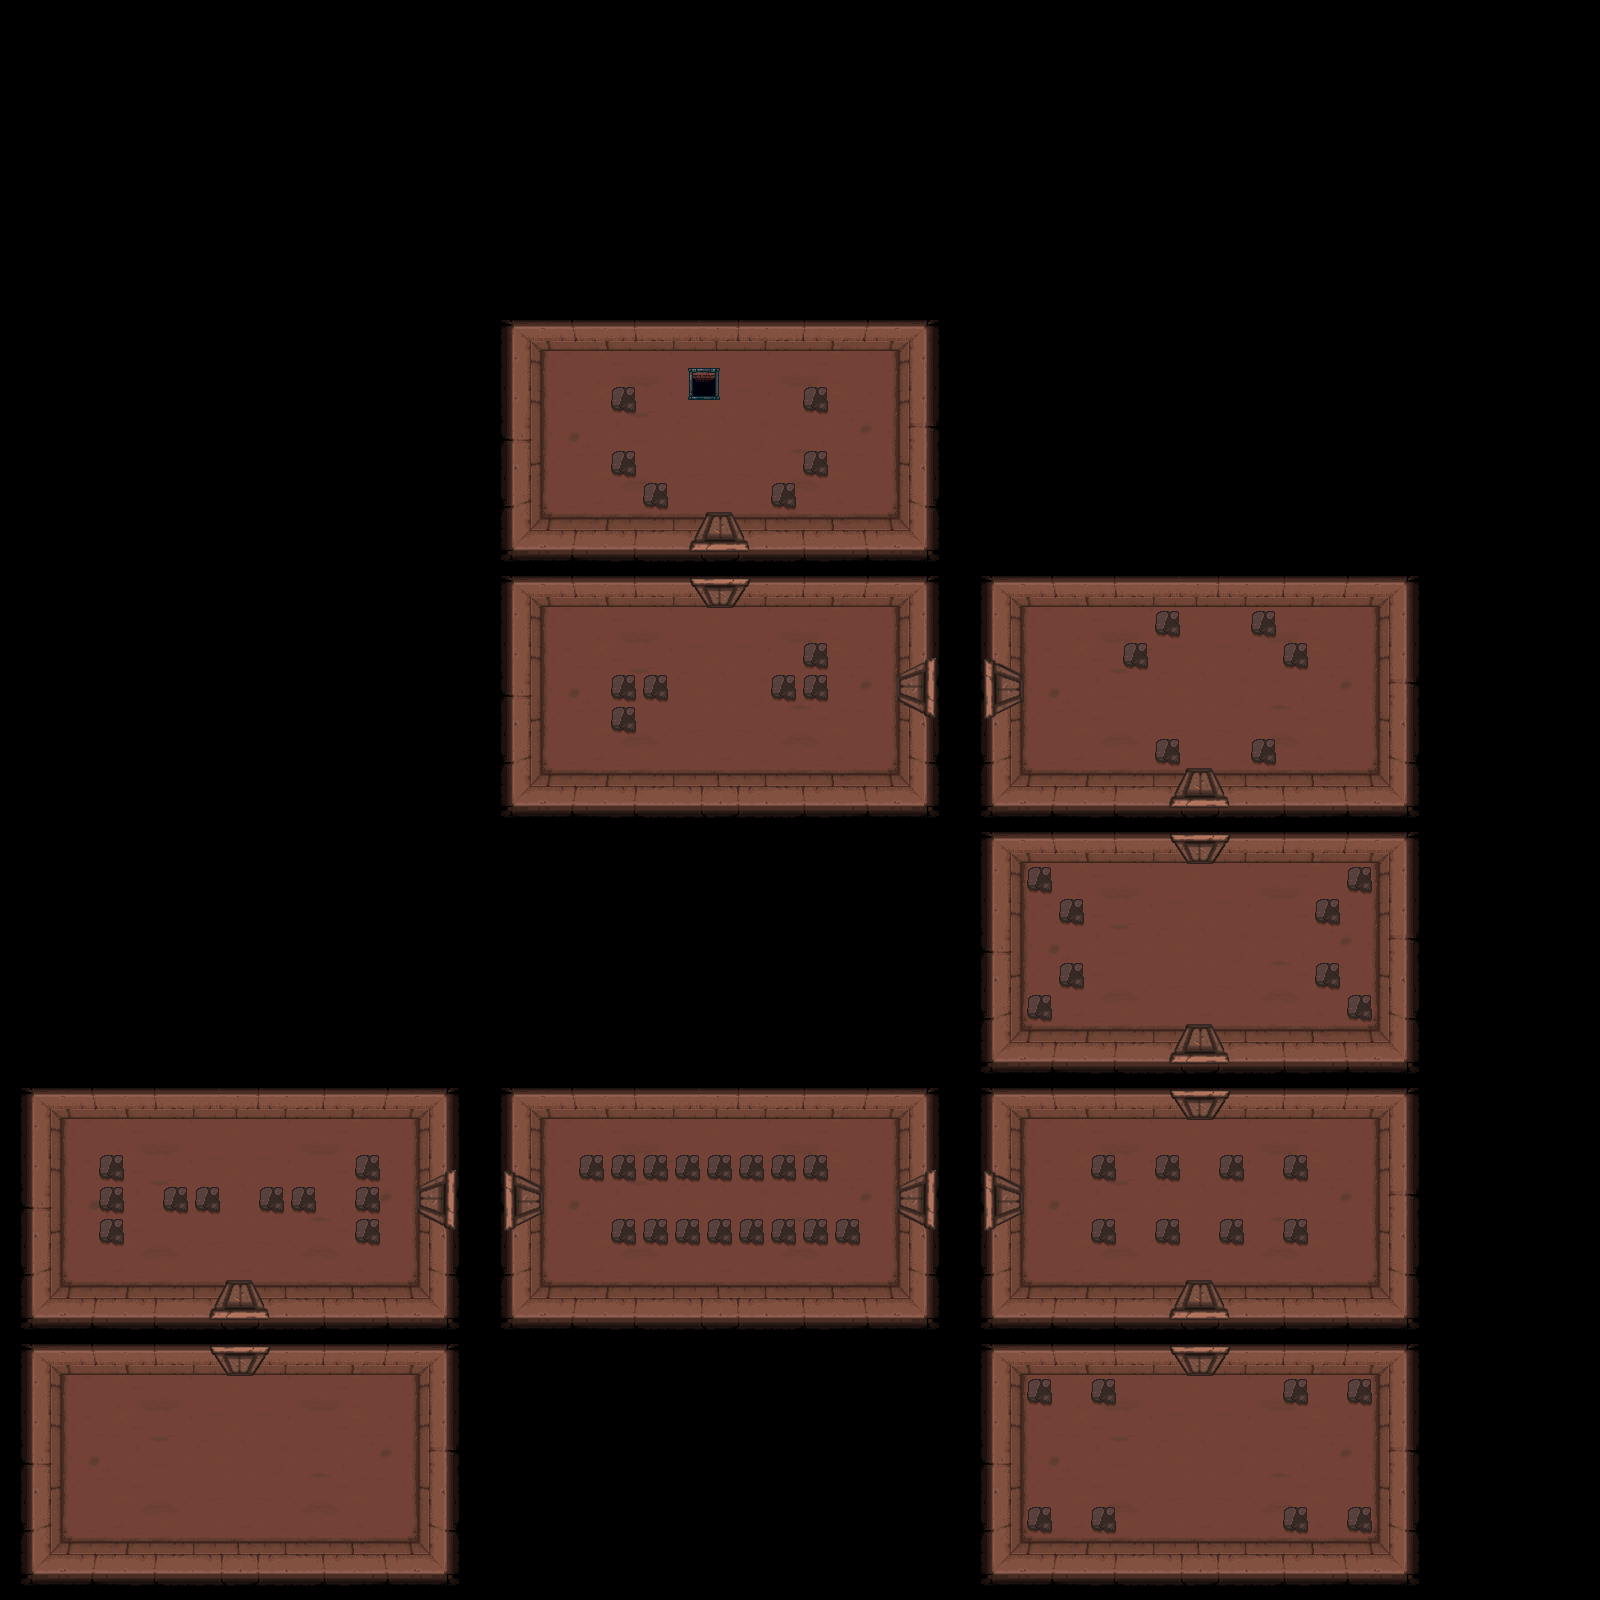

This game map was drawn from its Tiled (.tmx) file and the tilesets committed beside it. A one-line description and the trimmed map source follow:
An orthogonal 50x50 tile map with 32x32 px tiles, 4 tile layers (bg, filling, openedDoor, door), 5 tilesets and 153 objects (47x solid, 5x down, 5x up, 3x left, 3x right, ...).

<map version="1.0" orientation="orthogonal" renderorder="left-down" width="50" height="50" tilewidth="32" tileheight="32" nextobjectid="187">
 <tileset firstgid="1" name="background" tilewidth="32" tileheight="32" tilecount="120">
  <image source="../images/background.png" trans="ff00ff" width="480" height="256" />
 </tileset>
 <tileset firstgid="121" name="door" tilewidth="32" tileheight="32" tilecount="36">
  <image source="../images/door.png" trans="ff00ff" width="384" height="96" />
 </tileset>
 <tileset firstgid="157" name="rock" tilewidth="32" tileheight="32" tilecount="1">
  <image source="../images/rock.png" trans="ff00ff" width="32" height="32" />
 </tileset>
 <tileset firstgid="158" name="openedDoor" tilewidth="32" tileheight="32" tilecount="36">
  <image source="../images/openedDoor.png" trans="ff00ff" width="384" height="96" />
 </tileset>
 <tileset firstgid="194" name="manhole" tilewidth="32" tileheight="32" tilecount="4">
  <image source="../images/manhole.png" trans="ff00ff" width="64" height="64" />
 </tileset>
 <layer name="bg" width="50" height="50">
  <data>[2500 cells, 1080 non-empty, 120 distinct tile ids]</data>
 </layer>
 <layer name="filling" width="50" height="50">
  <data>[2500 cells, 72 non-empty, 5 distinct tile ids]</data>
 </layer>
 <layer name="openedDoor" width="50" height="50">
  <data>[2500 cells, 81 non-empty, 21 distinct tile ids]</data>
 </layer>
 <layer name="door" width="50" height="50">
  <data>[2500 cells, 81 non-empty, 21 distinct tile ids]</data>
 </layer>
 <objectgroup name="solid">
  <object id="1" name="solid" x="18.3333" y="1091.33" width="42" height="492.333" />
  <object id="3" name="solid" x="420" y="1219.33" width="42" height="375.833" />
  <object id="4" name="solid" x="418" y="1089.67" width="42" height="72.9165" />
  <object id="5" name="solid" x="50" y="1087.54" width="391.667" height="7.12492" />
  <object id="6" name="solid" x="52" y="1286.54" width="158.333" height="62.1249" />
  <object id="7" name="solid" x="268.5" y="1287.27" width="158.333" height="62.1249" />
  <object id="8" name="solid" x="159.167" y="1306.27" width="158.333" height="29.3958" />
  <object id="9" name="solid" x="465.5" y="1286" width="702.5" height="42" />
  <object id="10" name="solid" x="470.75" y="1087.33" width="509.917" height="7" />
  <object id="11" name="solid" x="1222.08" y="1287" width="189.917" height="42" />
  <object id="12" name="solid" x="1224.37" y="1030.67" width="189.917" height="42" />
  <object id="13" name="solid" x="979.291" y="1030.08" width="189.917" height="42" />
  <object id="14" name="solid" x="979.041" y="1084.75" width="189.917" height="9.5" />
  <object id="15" name="solid" x="1225.54" y="1084.5" width="189.917" height="9.5" />
  <object id="16" name="solid" x="1232" y="832.25" width="207.5" height="6.75" />
  <object id="17" name="solid" x="996.27" y="836.5" width="22.7295" height="211.5" />
  <object id="18" name="solid" x="1379.64" y="836.25" width="22.7295" height="211.5" />
  <object id="19" name="solid" x="1222.54" y="1338.75" width="189.917" height="9.5" />
  <object id="20" name="solid" x="978.042" y="1342.25" width="189.917" height="9.5" />
  <object id="21" name="solid" x="996.042" y="1544.25" width="396.958" height="9.5" />
  <object id="22" name="solid" x="898.5" y="1092.04" width="42" height="72.9165" />
  <object id="23" name="solid" x="898" y="1219.54" width="42" height="72.9165" />
  <object id="24" name="solid" x="978.5" y="1220.54" width="42" height="72.9165" />
  <object id="25" name="solid" x="978.5" y="1089.04" width="42" height="72.9165" />
  <object id="26" name="solid" x="1379.5" y="1091.54" width="17.5" height="208.958" />
  <object id="27" name="solid" x="1380" y="1347.54" width="17.5" height="201.458" />
  <object id="28" name="solid" x="1003" y="1341.54" width="17.5" height="215.458" />
  <object id="29" name="solid" x="54.3333" y="1543.54" width="382.333" height="13.1249" />
  <object id="30" name="solid" x="1161.38" y="1307" width="72.875" height="20.375" />
  <object id="31" name="solid" x="1160.25" y="1048.29" width="78.75" height="24.9582" />
  <object id="43" x="480.667" y="1113.67" width="61.6667" height="53" />
  <object id="44" x="486.333" y="1225.67" width="54.3333" height="71.3333" />
  <object id="46" x="440" y="1159" width="77.5" height="70" />
  <object id="49" x="919" y="1152" width="79" height="78" />
  <object id="67" x="160.25" y="1184.5" width="60.0833" height="10.75" />
  <object id="68" x="352.75" y="1151.75" width="29" height="74.5" />
  <object id="69" x="97" y="1152" width="28.25" height="74.75" />
  <object id="70" x="577.667" y="1152.67" width="251.667" height="11.6667" />
  <object id="71" x="608.667" y="1217.33" width="251.667" height="11.3333" />
  <object id="72" x="1087" y="1153.67" width="32.6667" height="9.33333" />
  <object id="73" x="1152.33" y="1153" width="28.6667" height="11.3333" />
  <object id="75" x="1217" y="1153.33" width="28.6667" height="11.3333" />
  <object id="76" x="1282.33" y="1154" width="28.6667" height="11.3333" />
  <object id="77" x="1090.67" y="1218" width="26.3334" height="9.66665" />
  <object id="78" x="1154.17" y="1216.67" width="26.3334" height="9.66665" />
  <object id="79" x="1218.83" y="1217.67" width="26.3334" height="9.99998" />
  <object id="80" x="1283.17" y="1217.67" width="26.3334" height="9.99998" />
  <object id="81" x="1026.17" y="1375.33" width="26.3334" height="11.3333" />
  <object id="82" x="1090.83" y="1376" width="26.3334" height="11.3333" />
  <object id="83" x="1282.17" y="1377" width="26.3334" height="11.3333" />
  <object id="84" x="1347.17" y="1377" width="26.3334" height="11.3333" />
  <object id="85" x="1346.17" y="1505.67" width="26.3334" height="11.3333" />
  <object id="86" x="1282.5" y="1505.67" width="26.3334" height="11.3333" />
  <object id="87" x="1090.17" y="1505" width="26.3334" height="11.3333" />
  <object id="88" x="1025.83" y="1505.67" width="26.3334" height="11.3333" />
  <object id="89" x="1058.17" y="961.333" width="26.3334" height="11.3333" />
  <object id="90" x="1025.5" y="993" width="26.3334" height="11.3333" />
  <object id="91" x="1058.17" y="898.333" width="26.3334" height="11.3333" />
  <object id="92" x="1025.83" y="865.667" width="26.3334" height="11.3333" />
  <object id="93" x="1314.83" y="897.333" width="26.3334" height="11.3333" />
  <object id="94" x="1346.83" y="866.333" width="26.3334" height="11.3333" />
  <object id="95" x="1314.83" y="961.333" width="26.3334" height="11.3333" />
  <object id="96" x="1346.17" y="994" width="26.3334" height="11.3333" />
  <object id="113" name="solid" x="753.333" y="575.625" width="685.396" height="6.75" />
  <object id="114" name="solid" x="469.937" y="575.958" width="218.063" height="6.75" />
  <object id="115" name="solid" x="513.635" y="583" width="26.0315" height="235" />
  <object id="116" name="solid" x="535.969" y="776.292" width="376.698" height="6.75" />
  <object id="117" name="solid" x="748.302" y="518.625" width="218.063" height="6.75" />
  <object id="118" name="solid" x="473.469" y="518.625" width="218.063" height="6.75" />
  <object id="119" name="solid" x="480.5" y="321.125" width="479" height="6.75" />
  </objectgroup>
 <objectgroup name="player">
  <!-- 51 objects omitted --></objectgroup>
 <objectgroup name="doors">
  <!-- 50 objects omitted --></objectgroup>
 <objectgroup name="fly">
  <!-- 34 objects omitted --></objectgroup>
 <objectgroup name="worms">
  <!-- 25 objects omitted --></objectgroup>
 <objectgroup name="follow">
  <!-- 16 objects omitted --></objectgroup>
 <objectgroup name="rooms" visible="0">
  <!-- 10 objects omitted --></objectgroup>
 <objectgroup name="manhole">
  <!-- 1 objects omitted --></objectgroup>
</map>
<!-- 83 of 153 objects omitted -->
